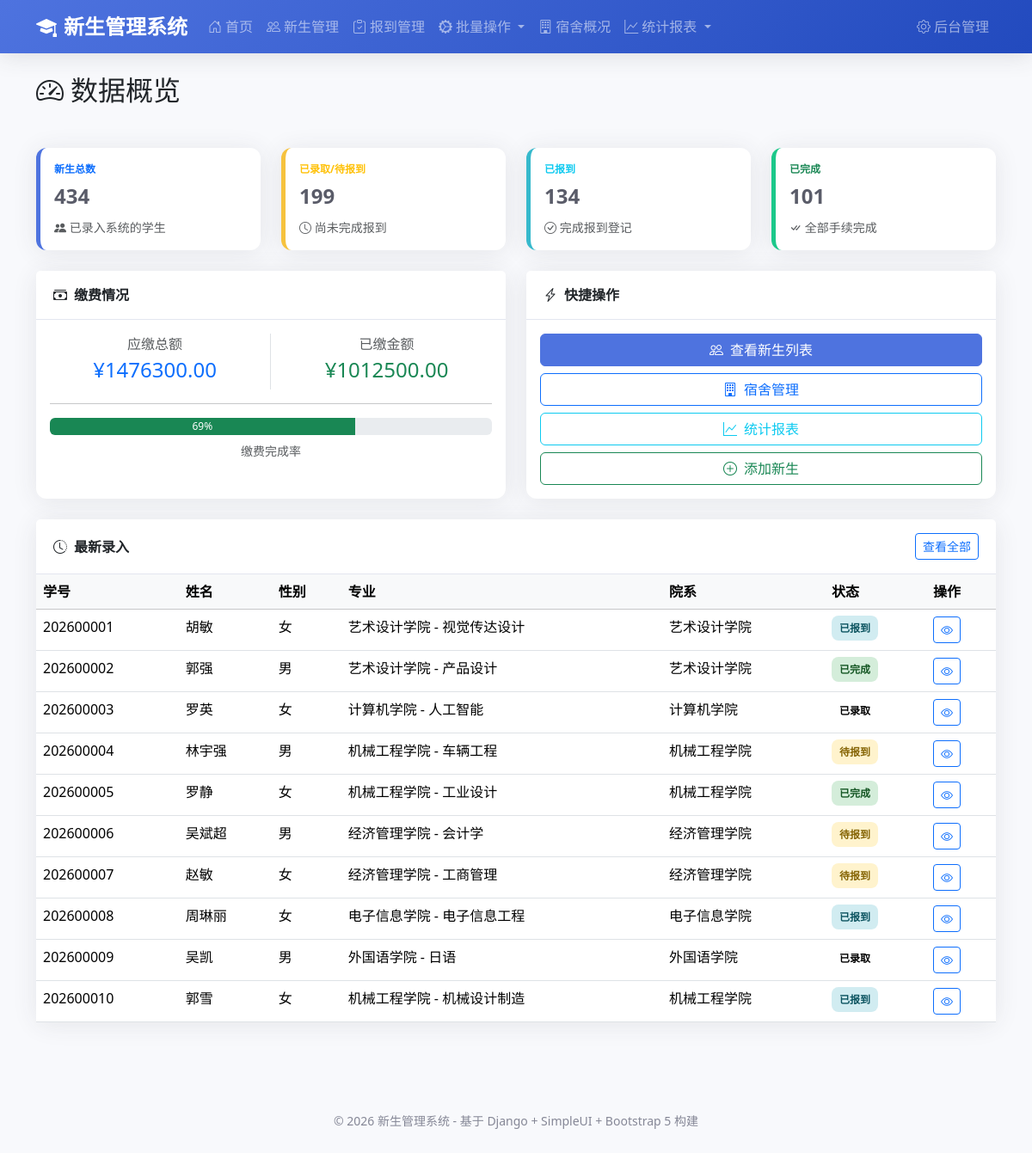
The page / on the database its author committed.
### students/models.py (models this page shows, shortened)
class Student(models.Model):
    GENDER_CHOICES = [
        ('M', '男'),
        ('F', '女'),
    ]
    STATUS_CHOICES = [
        ('admitted', '已录取'),
        ('pending', '待报到'),
        ('registered', '已报到'),
        ('completed', '已完成'),
        ('deferred', '保留学籍'),
        ('cancelled', '取消入学'),
    ]
    POLITICAL_CHOICES = [
        ('masses', '群众'),
        ('league', '共青团员'),
        ('party', '中共党员'),
        ('prep', '中共预备党员'),
        ('democratic', '民主党派'),
    ]
    phone_validator = RegexValidator(
        regex=r'^1[3-9]\d{9}$',
        message='请输入有效的手机号码'
    )
    id_card_validator = RegexValidator(
        regex=r'^\d{17}[\dXx]$',
        message='请输入有效的身份证号码'
    )
    student_id = models.CharField('学号', max_length=20, unique=True)
    name = models.CharField('姓名', max_length=50)
    gender = models.CharField('性别', max_length=1, choices=GENDER_CHOICES)
    id_card = models.CharField('身份证号', max_length=18, unique=True, validators=[id_card_validator])
    birthday = models.DateField('出生日期', null=True, blank=True)
    ethnicity = models.CharField('民族', max_length=20, default='汉族')
    political_status = models.CharField('政治面貌', max_length=20, choices=POLITICAL_CHOICES, default='masses')
    photo = models.ImageField('照片', upload_to='photos/', blank=True, null=True)
    phone = models.CharField('联系电话', max_length=20, validators=[phone_validator])
    email = models.EmailField('邮箱', blank=True)
    qq = models.CharField('QQ号', max_length=20, blank=True)
    wechat = models.CharField('微信号', max_length=50, blank=True)
    department = models.ForeignKey(
        Department,
        on_delete=models.SET_NULL,
        null=True,
        related_name='students',
        verbose_name='院系'
    )
    major = models.ForeignKey(
        Major,
        on_delete=models.SET_NULL,
        null=True,
        related_name='students',
        verbose_name='专业'
    )
    student_class = models.ForeignKey(
        StudentClass,
        on_delete=models.SET_NULL,
        null=True,
        blank=True,
        related_name='students',
        verbose_name='班级'
    )
    enrollment_year = models.IntegerField('入学年份')
    admission_ticket = models.CharField('准考证号', max_length=30, blank=True)
    exam_score = models.DecimalField('高考成绩', max_digits=6, decimal_places=2, null=True, blank=True)
    dormitory = models.ForeignKey(
        DormitoryRoom,
        on_delete=models.SET_NULL,
        null=True,
        blank=True,
        related_name='students',
        verbose_name='宿舍'
    )
    bed_number = models.CharField('床位号', max_length=10, blank=True)
    status = models.CharField('状态', max_length=20, choices=STATUS_CHOICES, default='admitted')
    registration_date = models.DateTimeField('报到时间', null=True, blank=True)
    home_address = models.TextField('家庭地址', blank=True)
    home_postcode = models.CharField('邮政编码', max_length=10, blank=True)
    emergency_contact = models.CharField('紧急联系人', max_length=50, blank=True)
    emergency_relation = models.CharField('与本人关系', max_length=20, blank=True)
    emergency_phone = models.CharField('紧急联系电话', max_length=20, blank=True)
    remark = models.TextField('备注', blank=True)
    user = models.OneToOneField(
        User,
        on_delete=models.SET_NULL,
        null=True,
        blank=True,
        related_name='student_profile',
        verbose_name='关联用户'
    )
    created_at = models.DateTimeField('创建时间', auto_now_add=True)
    updated_at = models.DateTimeField('更新时间', auto_now=True)
    class Meta:
        verbose_name = '新生'
        verbose_name_plural = '新生管理'
        ordering = ['-enrollment_year', 'student_id']
        indexes = [
            models.Index(fields=['student_id']),
            models.Index(fields=['id_card']),
            models.Index(fields=['status']),
            models.Index(fields=['enrollment_year']),
        ]

class Major(models.Model):
    DEGREE_CHOICES = [
        ('bachelor', '本科'),
        ('master', '硕士'),
        ('doctor', '博士'),
        ('junior', '专科'),
    ]
    name = models.CharField('专业名称', max_length=100)
    code = models.CharField('专业代码', max_length=20, unique=True)
    department = models.ForeignKey(
        Department,
        on_delete=models.CASCADE,
        related_name='majors',
        verbose_name='所属院系'
    )
    degree = models.CharField('学历层次', max_length=20, choices=DEGREE_CHOICES, default='bachelor')
    duration = models.IntegerField('学制(年)', default=4)
    tuition_fee = models.DecimalField('学费标准(元/年)', max_digits=10, decimal_places=2, default=0)
    description = models.TextField('专业简介', blank=True)
    is_active = models.BooleanField('是否启用', default=True)
    created_at = models.DateTimeField('创建时间', auto_now_add=True)
    class Meta:
        verbose_name = '专业'
        verbose_name_plural = '专业管理'
        ordering = ['department', 'code']
    def __str__(self):
        return f"{self.department.name} - {self.name}"

class Department(models.Model):
    name = models.CharField('院系名称', max_length=100, unique=True)
    code = models.CharField('院系代码', max_length=20, unique=True)
    description = models.TextField('院系简介', blank=True)
    contact_person = models.CharField('联系人', max_length=50, blank=True)
    contact_phone = models.CharField('联系电话', max_length=20, blank=True)
    is_active = models.BooleanField('是否启用', default=True)
    created_at = models.DateTimeField('创建时间', auto_now_add=True)
    class Meta:
        verbose_name = '院系'
        verbose_name_plural = '院系管理'
        ordering = ['code']
    def __str__(self):
        return self.name

### students/views.py (the view)
# urls.py: path('', views.home, name='home'),
def home(request):
    total_students = Student.objects.count()
    pending_count = Student.objects.filter(status='pending').count()
    admitted_count = Student.objects.filter(status='admitted').count()
    registered_count = Student.objects.filter(status='registered').count()
    completed_count = Student.objects.filter(status='completed').count()
    total_tuition = FeeItem.objects.aggregate(total=Sum('amount'))['total'] or 0
    paid_tuition = Payment.objects.filter(status='confirmed').aggregate(total=Sum('amount'))['total'] or 0
    context = {
        'total_students': total_students,
        'pending_count': pending_count,
        'admitted_count': admitted_count,
        'registered_count': registered_count,
        'completed_count': completed_count,
        'total_tuition': total_tuition,
        'paid_tuition': paid_tuition,
        'recent_students': Student.objects.select_related('department', 'major').all()[:10],
    }
    return render(request, 'students/home.html', context)

### templates/students/home.html (shortened to what this page needs)
{% extends 'base.html' %}
{% block content %}
<div class="row mb-4">
    <div class="col-12">
        <h2 class="mb-4"><i class="bi bi-speedometer2 me-2"></i>数据概览</h2>
    </div>
</div>
<div class="row g-4 mb-4">
    <div class="col-xl-3 col-md-6">
        <div class="card stat-card primary h-100">
            <div class="card-body">
                <div class="stat-label text-primary">新生总数</div>
                <div class="stat-value">{{ total_students }}</div>
                <div class="mt-2 text-muted small">
                    <i class="bi bi-people-fill"></i> 已录入系统的学生
                </div>
            </div>
        </div>
    </div>
    <div class="col-xl-3 col-md-6">
        <div class="card stat-card warning h-100">
            <div class="card-body">
                <div class="stat-label text-warning">已录取/待报到</div>
                <div class="stat-value">{{ admitted_count|add:pending_count }}</div>
                <div class="mt-2 text-muted small">
                    <i class="bi bi-clock"></i> 尚未完成报到
                </div>
            </div>
        </div>
    </div>
    <div class="col-xl-3 col-md-6">
        <div class="card stat-card info h-100">
            <div class="card-body">
                <div class="stat-label text-info">已报到</div>
                <div class="stat-value">{{ registered_count }}</div>
                <div class="mt-2 text-muted small">
                    <i class="bi bi-check-circle"></i> 完成报到登记
                </div>
            </div>
        </div>
    </div>
    <div class="col-xl-3 col-md-6">
        <div class="card stat-card success h-100">
            <div class="card-body">
                <div class="stat-label text-success">已完成</div>
                <div class="stat-value">{{ completed_count }}</div>
                <div class="mt-2 text-muted small">
                    <i class="bi bi-check-all"></i> 全部手续完成
                </div>
            </div>
        </div>
    </div>
</div>
<div class="row g-4 mb-4">
    <div class="col-md-6">
        <div class="card h-100">
            <div class="card-header">
                <i class="bi bi-cash-stack me-2"></i>缴费情况
            </div>
            <div class="card-body">
                <div class="row text-center">
                    <div class="col-6 border-end">
                        <div class="text-muted mb-1">应缴总额</div>
                        <div class="h4 text-primary">¥{{ total_tuition|floatformat:2 }}</div>
                    </div>
                    <div class="col-6">
                        <div class="text-muted mb-1">已缴金额</div>
                        <div class="h4 text-success">¥{{ paid_tuition|floatformat:2 }}</div>
                    </div>
                </div>
                <hr>
                <div class="progress" style="height: 20px;">
                    {% if total_tuition > 0 %}
                    <div class="progress-bar bg-success" role="progressbar"
                         style="width: {% widthratio paid_tuition total_tuition 100 %}%">
                        {% widthratio paid_tuition total_tuition 100 %}%
                    </div>
                    {% else %}
                    <div class="progress-bar bg-secondary" role="progressbar" style="width: 100%">
                        暂无数据
                    </div>
                    {% endif %}
                </div>
                <div class="text-center mt-2 text-muted small">
                    缴费完成率
                </div>
            </div>
        </div>
    </div>
    <div class="col-md-6">
        <div class="card h-100">
            <div class="card-header">
                <i class="bi bi-lightning-charge me-2"></i>快捷操作
            </div>
            <div class="card-body">
                <div class="d-grid gap-2">
                    <a href="{% url 'students:student_list' %}" class="btn btn-primary">
                        <i class="bi bi-people me-2"></i>查看新生列表
                    </a>
                    <a href="{% url 'students:dormitory_list' %}" class="btn btn-outline-primary">
                        <i class="bi bi-building me-2"></i>宿舍管理
                    </a>
                    <a href="{% url 'students:statistics' %}" class="btn btn-outline-info">
                        <i class="bi bi-graph-up me-2"></i>统计报表
                    </a>
                    <a href="/admin/students/student/add/" class="btn btn-outline-success" target="_blank">
                        <i class="bi bi-plus-circle me-2"></i>添加新生
                    </a>
                </div>
            </div>
        </div>
    </div>
</div>
<div class="card">
    <div class="card-header d-flex justify-content-between align-items-center">
        <span><i class="bi bi-clock-history me-2"></i>最新录入</span>
        <a href="{% url 'students:student_list' %}" class="btn btn-sm btn-outline-primary">
            查看全部
        </a>
    </div>
    <div class="card-body p-0">
        <div class="table-responsive">
            <table class="table table-hover mb-0">
                <thead class="table-light">
                    <tr>
                        <th>学号</th>
                        <th>姓名</th>
                        <th>性别</th>
                        <th>专业</th>
                        <th>院系</th>
                        <th>状态</th>
                        <th>操作</th>
                    </tr>
                </thead>
                <tbody>
                    {% for student in recent_students %}
                    <tr>
                        <td>{{ student.student_id }}</td>
                        <td>{{ student.name }}</td>
                        <td>{{ student.get_gender_display }}</td>
                        <td>{{ student.major }}</td>
                        <td>{{ student.department }}</td>
                        <td>
                            <span class="badge-status status-{{ student.status }}">
                                {{ student.get_status_display }}
                            </span>
                        </td>
                        <td>
                            <a href="{% url 'students:student_detail' student.pk %}" class="btn btn-sm btn-outline-primary">
                                <i class="bi bi-eye"></i>
                            </a>
                        </td>
                    </tr>
                    {% endfor %}
                </tbody>
            </table>
        </div>
    </div>
</div>
{% endblock %}

### templates/base.html (shortened to what this page needs)
<!DOCTYPE html>
<html lang="zh-CN">
<head>
    <link href="https://cdn.jsdelivr.net/npm/bootstrap@5.3.2/dist/css/bootstrap.min.css" rel="stylesheet">
    <link href="https://cdn.jsdelivr.net/npm/bootstrap-icons@1.11.1/font/bootstrap-icons.css" rel="stylesheet">
</head>
<body>
    <nav class="navbar navbar-expand-lg navbar-dark">
        <div class="container">
            <a class="navbar-brand" href="{% url 'students:home' %}">
                <i class="bi bi-mortarboard-fill me-2"></i>新生管理系统
            </a>
            <div class="collapse navbar-collapse" id="navbarNav">
                <ul class="navbar-nav me-auto">
                    <li class="nav-item">
                        <a class="nav-link" href="{% url 'students:home' %}">
                            <i class="bi bi-house-door me-1"></i>首页
                        </a>
                    </li>
                    <li class="nav-item">
                        <a class="nav-link" href="{% url 'students:student_list' %}">
                            <i class="bi bi-people me-1"></i>新生管理
                        </a>
                    </li>
                    <li class="nav-item">
                        <a class="nav-link" href="{% url 'students:registration' %}">
                            <i class="bi bi-clipboard-check me-1"></i>报到管理
                        </a>
                    </li>
                    <li class="nav-item dropdown">
                        <a class="nav-link dropdown-toggle" href="#" role="button" data-bs-toggle="dropdown">
                            <i class="bi bi-gear-wide-connected me-1"></i>批量操作
                        </a>
                    </li>
                    <li class="nav-item">
                        <a class="nav-link" href="{% url 'students:dormitory_list' %}">
                            <i class="bi bi-building me-1"></i>宿舍概况
                        </a>
                    </li>
                    <li class="nav-item dropdown">
                        <a class="nav-link dropdown-toggle" href="#" role="button" data-bs-toggle="dropdown">
                            <i class="bi bi-graph-up me-1"></i>统计报表
                        </a>
                    </li>
                </ul>
                <ul class="navbar-nav">
                    <li class="nav-item">
                        <a class="nav-link" href="/admin/" target="_blank">
                            <i class="bi bi-gear me-1"></i>后台管理
                        </a>
                    </li>
                </ul>
            </div>
        </div>
    </nav>
    <main class="container py-4">
        {% block content %}{% endblock %}
    </main>
    <footer class="footer">
        <div class="container">
            <p class="mb-0">&copy; 2026 新生管理系统 - 基于 Django + SimpleUI + Bootstrap 5 构建</p>
        </div>
    </footer>
</body>
</html>

### rows shown on the page
Student: student_id "202600001", name "胡敏", gender "女", major "艺术设计学院 - 视觉传达设计", department "艺术设计学院", status "已报到"
Student: student_id "202600002", name "郭强", gender "男", major "艺术设计学院 - 产品设计", department "艺术设计学院", status "已完成"
Student: student_id "202600003", name "罗英", gender "女", major "计算机学院 - 人工智能", department "计算机学院", status "已录取"
Student: student_id "202600004", name "林宇强", gender "男", major "机械工程学院 - 车辆工程", department "机械工程学院", status "待报到"
Student: student_id "202600005", name "罗静", gender "女", major "机械工程学院 - 工业设计", department "机械工程学院", status "已完成"
Student: student_id "202600006", name "吴斌超", gender "男", major "经济管理学院 - 会计学", department "经济管理学院", status "待报到"
Student: student_id "202600007", name "赵敏", gender "女", major "经济管理学院 - 工商管理", department "经济管理学院", status "待报到"
Student: student_id "202600008", name "周琳丽", gender "女", major "电子信息学院 - 电子信息工程", department "电子信息学院", status "已报到"
Student: student_id "202600009", name "吴凯", gender "男", major "外国语学院 - 日语", department "外国语学院", status "已录取"
Student: student_id "202600010", name "郭雪", gender "女", major "机械工程学院 - 机械设计制造", department "机械工程学院", status "已报到"

### other values the page prints
{{ total_students }} "434"
{{ admitted_count|add:pending_count }} "199"
{{ registered_count }} "134"
{{ completed_count }} "101"
{{ total_tuition|floatformat:2 }} "1476300.00"
{{ paid_tuition|floatformat:2 }} "1012500.00"
